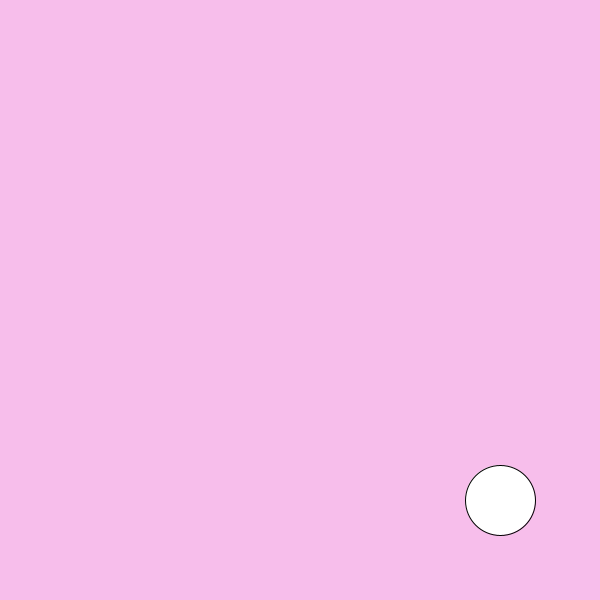
Frame 1 (no input)
Frame 60 (the mouse pressed at the canvas centre just before this capture): identical to frame 1, image omitted
Frame 120 (the mouse held since frame 60 and released just before this capture): identical to frame 1, image omitted

The Processing sketch that drew this single still picture (run headless with seeded random() and noise(); from frame 60 on, the mouse is pressed at the canvas centre):

// Processing sketch: slippery_dot
// ── slippery_dot.pde
/*** When you are done, this program will draw an ellipse 
     that jumps to new location each time you click on it.
***/
 
 // 1. Create three integer variables to represent the x, y, and the size of the ellipse
    int x=500;
    int y=500;
    int ellipseSize=70;
    void setup() {
      // 2. Set the size of your sketch
      
    size(600,600);
   
    }
    
    void draw() {
    
      // 3. Set the background color of your sketch
      background(#F7BEEB);
      // 4. Draw an ellipse using the variables created at the top of the sketch for the location and size of your ellipse. 
      ellipse(x,y,ellipseSize,ellipseSize);
      //    Make sure it fits in the window. Change the variables if it does not.
    
    
    }
    
    /******** This method gets called automatically when you press the mouse ************/
    void mousePressed() {
      //5. Create an integer variable called distance
      int distance=getDistanceFromMouse(x,y);
      //6. The getDistanceFromMouse() method below returns a number.
      
      //   Set the value of your distance variable to the value returned by the getDistance method
     
      //   You will need to pass the x and y location of your ellipse to this method.
      
          
      //7.  Use an if statement to check if your distance variable is < the radius of the ellipse
      //    If it is, make a new x AND y for the ellipse, for a new random location on the window
      //    Hint: Use code like this      x = (int) random(width);
       if(distance<ellipseSize) {
       x = (int) random(600);
       y = (int) random(600);
       }
      
      
    }
    
    /********  This method gives you the number of pixels between the mouse and the x,y point ***********/
    int getDistanceFromMouse(int x, int y) {
      return (int)Math.sqrt(Math.pow((mouseX-x),2) + Math.pow((mouseY-y),2));
    }
